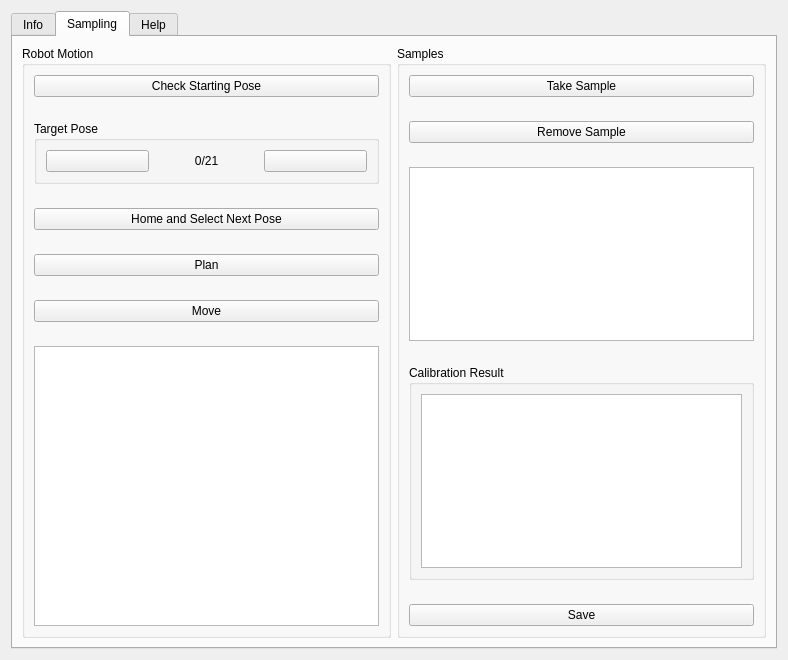
<?xml version="1.0" encoding="UTF-8"?>
<ui version="4.0">
 <class>CalibrationPanel</class>
 <widget class="QWidget" name="CalibrationPanel">
  <property name="geometry">
   <rect>
    <x>0</x>
    <y>0</y>
    <width>788</width>
    <height>660</height>
   </rect>
  </property>
  <property name="windowTitle">
   <string>Form</string>
  </property>
  <layout class="QGridLayout" name="gridLayout">
   <item row="0" column="0">
    <widget class="QTabWidget" name="tabWidget">
     <property name="currentIndex">
      <number>1</number>
     </property>
     <widget class="QWidget" name="tab_1">
      <attribute name="title">
       <string>Info</string>
      </attribute>
      <layout class="QVBoxLayout" name="verticalLayout">
       <item>
        <widget class="QGroupBox" name="groupBox_5">
         <property name="sizePolicy">
          <sizepolicy hsizetype="Preferred" vsizetype="Minimum">
           <horstretch>0</horstretch>
           <verstretch>0</verstretch>
          </sizepolicy>
         </property>
         <property name="title">
          <string>Namespace</string>
         </property>
         <layout class="QGridLayout" name="gridLayout_3">
          <item row="0" column="0">
           <widget class="QLabel" name="label_4">
            <property name="text">
             <string>Handeye Calibration Namespace</string>
            </property>
           </widget>
          </item>
          <item row="0" column="1">
           <widget class="QComboBox" name="comboBox_namespace"/>
          </item>
         </layout>
        </widget>
       </item>
       <item>
        <widget class="QGroupBox" name="groupBox_4">
         <property name="sizePolicy">
          <sizepolicy hsizetype="Preferred" vsizetype="Minimum">
           <horstretch>0</horstretch>
           <verstretch>0</verstretch>
          </sizepolicy>
         </property>
         <property name="title">
          <string>Info</string>
         </property>
         <layout class="QFormLayout" name="formLayout">
          <item row="1" column="0">
           <widget class="QLabel" name="label">
            <property name="text">
             <string>Name:</string>
            </property>
           </widget>
          </item>
          <item row="3" column="0">
           <widget class="QLabel" name="label_2">
            <property name="text">
             <string>Type:</string>
            </property>
           </widget>
          </item>
          <item row="5" column="0">
           <widget class="QLabel" name="label_3">
            <property name="text">
             <string>Tracking Base Frame:</string>
            </property>
           </widget>
          </item>
          <item row="7" column="0">
           <widget class="QLabel" name="trackingMarkerFrameLabel_2">
            <property name="text">
             <string>Tracking Marker Frame:</string>
            </property>
           </widget>
          </item>
          <item row="1" column="1">
           <widget class="QLineEdit" name="calibNameLineEdit"/>
          </item>
          <item row="3" column="1">
           <widget class="QLineEdit" name="calibTypeLineEdit"/>
          </item>
          <item row="5" column="1">
           <widget class="QLineEdit" name="trackingBaseFrameLineEdit"/>
          </item>
          <item row="7" column="1">
           <widget class="QLineEdit" name="trackingMarkerFrameLineEdit"/>
          </item>
          <item row="8" column="0">
           <widget class="QLabel" name="robotFrameLabel_3">
            <property name="text">
             <string>Robot Base Frame:</string>
            </property>
           </widget>
          </item>
          <item row="8" column="1">
           <widget class="QLineEdit" name="robotBaseFrameLineEdit"/>
          </item>
          <item row="9" column="0">
           <widget class="QLabel" name="robotFrameLabel">
            <property name="text">
             <string>Robot Effector Frame:</string>
            </property>
           </widget>
          </item>
          <item row="9" column="1">
           <widget class="QLineEdit" name="robotEffectorFrameLineEdit"/>
          </item>
         </layout>
        </widget>
       </item>
      </layout>
     </widget>
     <widget class="QWidget" name="tab_2">
      <attribute name="title">
       <string>Sampling</string>
      </attribute>
      <layout class="QHBoxLayout" name="horizontalLayout">
       <item>
        <widget class="QGroupBox" name="groupBox_6">
         <property name="title">
          <string>Robot Motion</string>
         </property>
         <layout class="QVBoxLayout" name="verticalLayout_2">
          <property name="spacing">
           <number>24</number>
          </property>
          <item>
           <widget class="QPushButton" name="checkStartPoseButton">
            <property name="text">
             <string>Check Starting Pose</string>
            </property>
            <property name="icon">
             <iconset theme="system-reboot">
              <normaloff>.</normaloff>.</iconset>
            </property>
           </widget>
          </item>
          <item>
           <widget class="QGroupBox" name="groupBox_3">
            <property name="title">
             <string>Target Pose</string>
            </property>
            <layout class="QHBoxLayout" name="horizontalLayout_3">
             <item>
              <widget class="QPushButton" name="pushButtonPosePrevious">
               <property name="text">
                <string/>
               </property>
               <property name="icon">
                <iconset theme="arrow-left"/>
               </property>
              </widget>
             </item>
             <item>
              <widget class="QLabel" name="labelPose">
               <property name="text">
                <string>0/21</string>
               </property>
               <property name="alignment">
                <set>Qt::AlignCenter</set>
               </property>
              </widget>
             </item>
             <item>
              <widget class="QPushButton" name="pushButtonPoseNext">
               <property name="text">
                <string/>
               </property>
               <property name="icon">
                <iconset theme="arrow-right"/>
               </property>
              </widget>
             </item>
            </layout>
           </widget>
          </item>
          <item>
           <widget class="QPushButton" name="nextPoseButton">
            <property name="text">
             <string>Home and Select Next Pose</string>
            </property>
            <property name="icon">
             <iconset theme="go-home">
              <normaloff>.</normaloff>.</iconset>
            </property>
           </widget>
          </item>
          <item>
           <widget class="QPushButton" name="planButton">
            <property name="text">
             <string>Plan</string>
            </property>
            <property name="icon">
             <iconset theme="system-search">
              <normaloff>.</normaloff>.</iconset>
            </property>
           </widget>
          </item>
          <item>
           <widget class="QPushButton" name="moveButton">
            <property name="text">
             <string>Move</string>
            </property>
            <property name="icon">
             <iconset theme="go-next">
              <normaloff>.</normaloff>.</iconset>
            </property>
           </widget>
          </item>
          <item>
           <widget class="QTextEdit" name="textEditRobotStatus"/>
          </item>
         </layout>
        </widget>
       </item>
       <item>
        <widget class="QGroupBox" name="groupBox">
         <property name="title">
          <string>Samples</string>
         </property>
         <layout class="QVBoxLayout" name="verticalLayout_4">
          <property name="spacing">
           <number>24</number>
          </property>
          <item>
           <widget class="QPushButton" name="takeButton">
            <property name="text">
             <string>Take Sample</string>
            </property>
            <property name="icon">
             <iconset theme="list-add">
              <normaloff>.</normaloff>.</iconset>
            </property>
           </widget>
          </item>
          <item>
           <widget class="QPushButton" name="removeButton">
            <property name="text">
             <string>Remove Sample</string>
            </property>
            <property name="icon">
             <iconset theme="list-remove">
              <normaloff>.</normaloff>.</iconset>
            </property>
           </widget>
          </item>
          <item>
           <widget class="QListWidget" name="sampleListWidget"/>
          </item>
          <item>
           <widget class="QGroupBox" name="groupBox_2">
            <property name="title">
             <string>Calibration Result</string>
            </property>
            <layout class="QHBoxLayout" name="horizontalLayout_4">
             <item>
              <widget class="QPlainTextEdit" name="resultTextEdit"/>
             </item>
            </layout>
           </widget>
          </item>
          <item>
           <widget class="QPushButton" name="saveButton">
            <property name="text">
             <string>Save</string>
            </property>
            <property name="icon">
             <iconset theme="document-save">
              <normaloff>.</normaloff>.</iconset>
            </property>
           </widget>
          </item>
         </layout>
        </widget>
       </item>
      </layout>
     </widget>
     <widget class="QWidget" name="tab">
      <attribute name="title">
       <string>Help</string>
      </attribute>
      <layout class="QHBoxLayout" name="horizontalLayout_2">
       <item>
        <widget class="QTextEdit" name="textEdit">
         <property name="html">
          <string>&lt;!DOCTYPE HTML PUBLIC &quot;-//W3C//DTD HTML 4.0//EN&quot; &quot;http://www.w3.org/TR/REC-html40/strict.dtd&quot;&gt;
&lt;html&gt;&lt;head&gt;&lt;meta name=&quot;qrichtext&quot; content=&quot;1&quot; /&gt;&lt;style type=&quot;text/css&quot;&gt;
p, li { white-space: pre-wrap; }
&lt;/style&gt;&lt;/head&gt;&lt;body style=&quot; font-family:'Noto Sans'; font-size:10pt; font-weight:400; font-style:normal;&quot;&gt;
&lt;p style=&quot; margin-top:0px; margin-bottom:0px; margin-left:0px; margin-right:0px; -qt-block-indent:0; text-indent:0px;&quot;&gt;Calibration workflow:&lt;/p&gt;
&lt;p style=&quot;-qt-paragraph-type:empty; margin-top:0px; margin-bottom:0px; margin-left:0px; margin-right:0px; -qt-block-indent:0; text-indent:0px;&quot;&gt;&lt;br /&gt;&lt;/p&gt;
&lt;p style=&quot; margin-top:0px; margin-bottom:0px; margin-left:0px; margin-right:0px; -qt-block-indent:0; text-indent:0px;&quot;&gt;1) Bring the robot to a position where the marker is visible and the robot has space to move&lt;/p&gt;
&lt;p style=&quot;-qt-paragraph-type:empty; margin-top:0px; margin-bottom:0px; margin-left:0px; margin-right:0px; -qt-block-indent:0; text-indent:0px;&quot;&gt;&lt;br /&gt;&lt;/p&gt;
&lt;p style=&quot; margin-top:0px; margin-bottom:0px; margin-left:0px; margin-right:0px; -qt-block-indent:0; text-indent:0px;&quot;&gt;2) &amp;quot;Check the starting pose&amp;quot; to attempt planning motion to each of the sampling positions&lt;/p&gt;
&lt;p style=&quot;-qt-paragraph-type:empty; margin-top:0px; margin-bottom:0px; margin-left:0px; margin-right:0px; -qt-block-indent:0; text-indent:0px;&quot;&gt;&lt;br /&gt;&lt;/p&gt;
&lt;p style=&quot; margin-top:0px; margin-bottom:0px; margin-left:0px; margin-right:0px; -qt-block-indent:0; text-indent:0px;&quot;&gt;3) If successful, &amp;quot;Select the next pose&amp;quot; to get started&lt;/p&gt;
&lt;p style=&quot;-qt-paragraph-type:empty; margin-top:0px; margin-bottom:0px; margin-left:0px; margin-right:0px; -qt-block-indent:0; text-indent:0px;&quot;&gt;&lt;br /&gt;&lt;/p&gt;
&lt;p style=&quot; margin-top:0px; margin-bottom:0px; margin-left:0px; margin-right:0px; -qt-block-indent:0; text-indent:0px;&quot;&gt;4) &amp;quot;Plan&amp;quot; the motion to the selected pose&lt;/p&gt;
&lt;p style=&quot;-qt-paragraph-type:empty; margin-top:0px; margin-bottom:0px; margin-left:0px; margin-right:0px; -qt-block-indent:0; text-indent:0px;&quot;&gt;&lt;br /&gt;&lt;/p&gt;
&lt;p style=&quot; margin-top:0px; margin-bottom:0px; margin-left:0px; margin-right:0px; -qt-block-indent:0; text-indent:0px;&quot;&gt;5) If successful, &amp;quot;Move&amp;quot; to the planned pose; or &amp;quot;Select the next pose&amp;quot; to skip this target pose&lt;/p&gt;
&lt;p style=&quot;-qt-paragraph-type:empty; margin-top:0px; margin-bottom:0px; margin-left:0px; margin-right:0px; -qt-block-indent:0; text-indent:0px;&quot;&gt;&lt;br /&gt;&lt;/p&gt;
&lt;p style=&quot; margin-top:0px; margin-bottom:0px; margin-left:0px; margin-right:0px; -qt-block-indent:0; text-indent:0px;&quot;&gt;6) &amp;quot;Take a sample&amp;quot;; you can &amp;quot;Remove&amp;quot; the sample and take it again if necessary&lt;/p&gt;
&lt;p style=&quot;-qt-paragraph-type:empty; margin-top:0px; margin-bottom:0px; margin-left:0px; margin-right:0px; -qt-block-indent:0; text-indent:0px;&quot;&gt;&lt;br /&gt;&lt;/p&gt;
&lt;p style=&quot; margin-top:0px; margin-bottom:0px; margin-left:0px; margin-right:0px; -qt-block-indent:0; text-indent:0px;&quot;&gt;7) Go back to 3 (the robot will move back to the starting position to minimize unexpected motion) and collect more samples&lt;/p&gt;&lt;/body&gt;&lt;/html&gt;</string>
         </property>
        </widget>
       </item>
      </layout>
     </widget>
    </widget>
   </item>
  </layout>
 </widget>
 <resources/>
 <connections/>
</ui>
